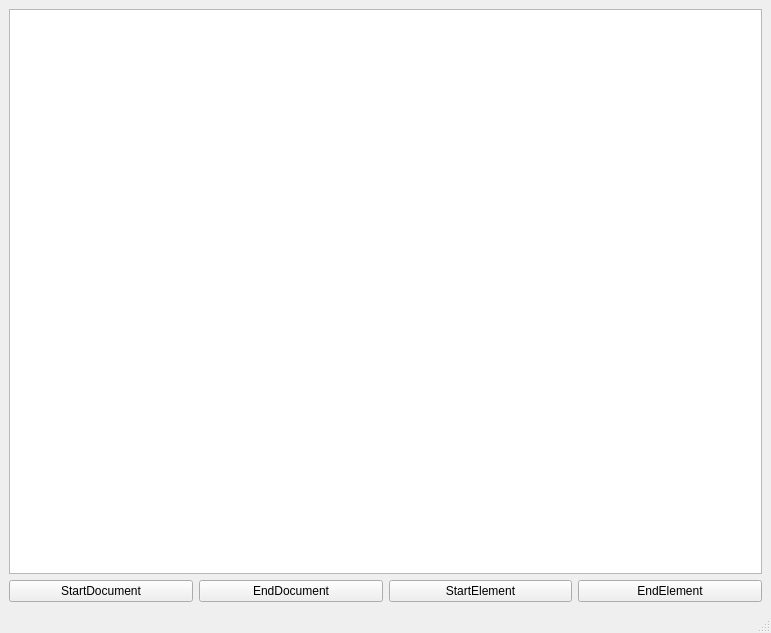
<?xml version="1.0" encoding="UTF-8"?>
<ui version="4.0">
 <class>Window</class>
 <widget class="QMainWindow" name="Window">
  <property name="geometry">
   <rect>
    <x>0</x>
    <y>0</y>
    <width>771</width>
    <height>633</height>
   </rect>
  </property>
  <property name="windowTitle">
   <string>MainWindow</string>
  </property>
  <property name="animated">
   <bool>false</bool>
  </property>
  <widget class="QWidget" name="centralwidget">
   <layout class="QVBoxLayout" name="verticalLayout">
    <item>
     <widget class="QTreeView" name="treeView2"/>
    </item>
    <item>
     <layout class="QHBoxLayout" name="horizontalLayout_3">
      <item>
       <widget class="QPushButton" name="buttonStart1Doc">
        <property name="text">
         <string>StartDocument</string>
        </property>
       </widget>
      </item>
      <item>
       <widget class="QPushButton" name="buttonEndDoc1">
        <property name="text">
         <string>EndDocument</string>
        </property>
       </widget>
      </item>
      <item>
       <widget class="QPushButton" name="buttonStartEl">
        <property name="text">
         <string>StartElement</string>
        </property>
       </widget>
      </item>
      <item>
       <widget class="QPushButton" name="buttonEndEl1">
        <property name="text">
         <string>EndElement</string>
        </property>
       </widget>
      </item>
     </layout>
    </item>
   </layout>
  </widget>
  <widget class="QMenuBar" name="menubar">
   <property name="geometry">
    <rect>
     <x>0</x>
     <y>0</y>
     <width>771</width>
     <height>25</height>
    </rect>
   </property>
  </widget>
  <widget class="QStatusBar" name="statusbar"/>
  <action name="action_4">
   <property name="text">
    <string>О программе</string>
   </property>
  </action>
  <action name="action_5">
   <property name="text">
    <string>Открыть</string>
   </property>
  </action>
  <action name="actionOpenFile">
   <property name="text">
    <string>Открыть</string>
   </property>
  </action>
  <action name="actionExit">
   <property name="text">
    <string>Выход</string>
   </property>
  </action>
  <action name="actionqwe">
   <property name="text">
    <string>qwe</string>
   </property>
  </action>
 </widget>
 <resources/>
 <connections>
  <connection>
   <sender>actionExit</sender>
   <signal>triggered()</signal>
   <receiver>Window</receiver>
   <slot>close()</slot>
   <hints>
    <hint type="sourcelabel">
     <x>-1</x>
     <y>-1</y>
    </hint>
    <hint type="destinationlabel">
     <x>399</x>
     <y>299</y>
    </hint>
   </hints>
  </connection>
 </connections>
</ui>
